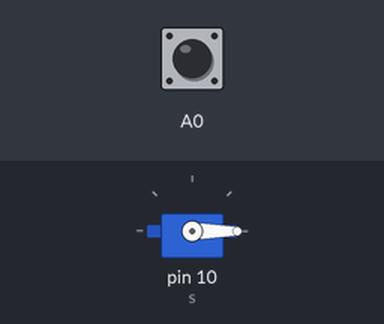
A sketch run on a simulated Arduino Uno, built with avr-gcc and run on an emulated ATmega328P. Parts: servo. Inputs (shaded band) come from the test bench; at power-on: A0 HIGH.

Above: at 1.2 s.
1.3 s: A0 pulled LOW for 0.15 s
At 1.37 s:
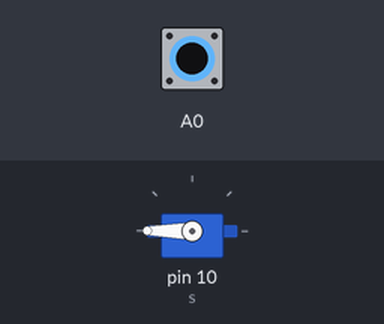
2.9 s: A0 pulled LOW for 3.2 s
At 6.6 s:
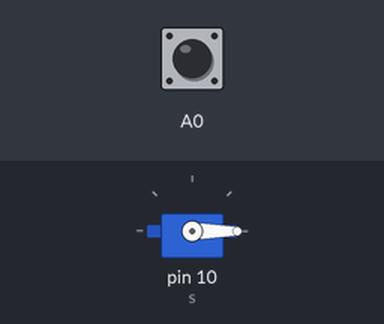
Timing chart, 0 to 8.1 s (numbered marks = the images above; inputs shaded):
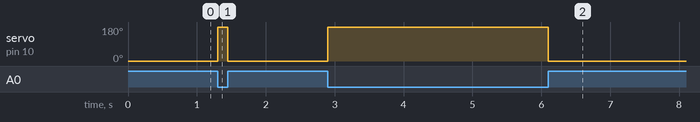

Measured:
- after the input at 1.3 s, servo on pin 10 (s): 0° → 180° at once, → 0° 0.15 s later
- after the input at 2.9 s, servo on pin 10 (s): 0° → 180° at once, → 0° 3.2 s later

The sketch:

Circuit5-ButtonControlServo.ino
```cpp
//Import servo library so you can use servo functions
#include <Servo.h>

//Create a variable representing the servo
Servo s;

//Create a boolean variable representing the button not being pressed
//A boolean is a type of variable that can either be false, or true, nothing else
bool buttonNotPressed;

void setup() {
  //Set pin A0 to input mode
  pinMode(A0, INPUT_PULLUP);
  //Set pin 10 to output mode for controlling servo
  pinMode(10,OUTPUT);
  //Associate the servo variable with pin 10, just like the real-life servo
  s.attach(10);
}

void loop() {
  //Set buttonNotPressed variable based on the electrical signal recieved on pin A0
  buttonNotPressed = digitalRead(A0); //not pressed = true, pressed = false

  //Check if buttonNotPressed is true
  if (buttonNotPressed){
    //Only execute this part if true
    //Set servo to 0 degrees
    s.write(0);
  }
  else{
    //Otherwise execute this part
    //Set servo to 180 degrees
    s.write(180);
  }
}
```
